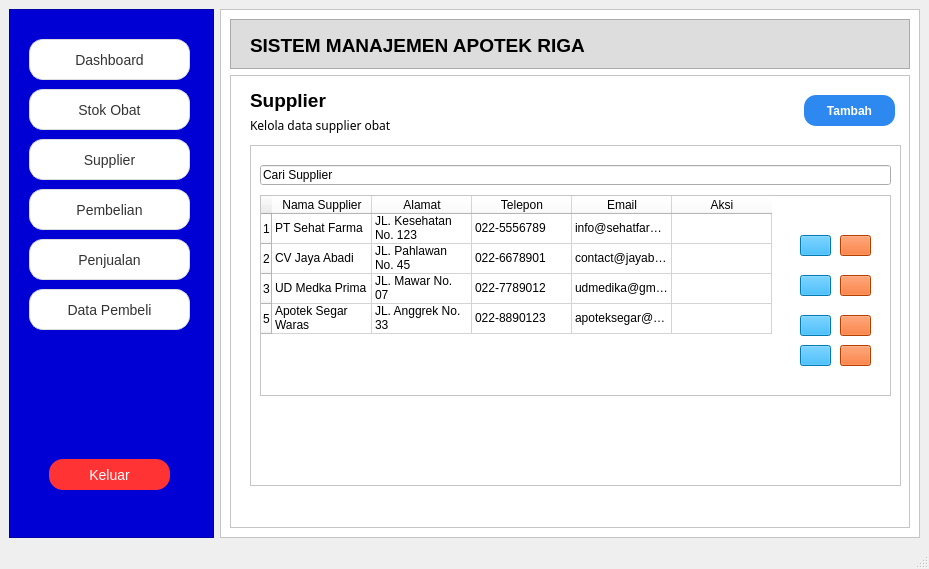
<?xml version="1.0" encoding="UTF-8"?>
<ui version="4.0">
 <class>MainWindow</class>
 <widget class="QMainWindow" name="MainWindow">
  <property name="geometry">
   <rect>
    <x>0</x>
    <y>0</y>
    <width>929</width>
    <height>569</height>
   </rect>
  </property>
  <property name="windowTitle">
   <string>MainWindow</string>
  </property>
  <widget class="QWidget" name="centralwidget">
   <layout class="QHBoxLayout" name="horizontalLayout">
    <item>
     <widget class="QFrame" name="frame">
      <property name="minimumSize">
       <size>
        <width>200</width>
        <height>200</height>
       </size>
      </property>
      <property name="styleSheet">
       <string notr="true">QFrame{
background-color:#0000d4
}</string>
      </property>
      <property name="frameShape">
       <enum>QFrame::StyledPanel</enum>
      </property>
      <property name="frameShadow">
       <enum>QFrame::Plain</enum>
      </property>
      <widget class="QPushButton" name="pushButton">
       <property name="geometry">
        <rect>
         <x>20</x>
         <y>30</y>
         <width>161</width>
         <height>41</height>
        </rect>
       </property>
       <property name="font">
        <font>
         <pointsize>-1</pointsize>
        </font>
       </property>
       <property name="styleSheet">
        <string notr="true">QPushButton {
    background-color: #ffffff;
    color: #333333;
    font-size: 14px;
    padding: 10px 18px;
    border-radius: 14px;
    border: 1px solid #dcdcdc;

    /* Shadow halus */
    box-shadow: 0px 2px 6px rgba(0, 0, 0, 40);
}

QPushButton:hover {
    background-color: #f9f9f9;
    border: 1px solid #c8c8c8;
}

QPushButton:pressed {
    background-color: #f0f0f0;
    box-shadow: none;  /* shadow hilang saat ditekan */
    border: 1px solid #bababa;
}
</string>
       </property>
       <property name="text">
        <string>Dashboard</string>
       </property>
       <property name="icon">
        <iconset>
         <normaloff>../../Downloads/dashboard.png</normaloff>../../Downloads/dashboard.png</iconset>
       </property>
      </widget>
      <widget class="QPushButton" name="pushButton_8">
       <property name="geometry">
        <rect>
         <x>20</x>
         <y>80</y>
         <width>161</width>
         <height>41</height>
        </rect>
       </property>
       <property name="font">
        <font>
         <pointsize>-1</pointsize>
        </font>
       </property>
       <property name="styleSheet">
        <string notr="true">QPushButton {
    background-color: #ffffff;
    color: #333333;
    font-size: 14px;
    padding: 10px 18px;
    border-radius: 14px;
    border: 1px solid #dcdcdc;

    /* Shadow halus */
    box-shadow: 0px 2px 6px rgba(0, 0, 0, 40);
}

QPushButton:hover {
    background-color: #f9f9f9;
    border: 1px solid #c8c8c8;
}

QPushButton:pressed {
    background-color: #f0f0f0;
    box-shadow: none;  /* shadow hilang saat ditekan */
    border: 1px solid #bababa;
}
</string>
       </property>
       <property name="text">
        <string>Stok Obat</string>
       </property>
       <property name="icon">
        <iconset>
         <normaloff>../../Downloads/medicine.png</normaloff>../../Downloads/medicine.png</iconset>
       </property>
      </widget>
      <widget class="QPushButton" name="pushButton_2">
       <property name="geometry">
        <rect>
         <x>20</x>
         <y>130</y>
         <width>161</width>
         <height>41</height>
        </rect>
       </property>
       <property name="font">
        <font>
         <pointsize>-1</pointsize>
        </font>
       </property>
       <property name="styleSheet">
        <string notr="true">QPushButton {
    background-color: #ffffff;
    color: #333333;
    font-size: 14px;
    padding: 10px 18px;
    border-radius: 14px;
    border: 1px solid #dcdcdc;

    /* Shadow halus */
    box-shadow: 0px 2px 6px rgba(0, 0, 0, 40);
}

QPushButton:hover {
    background-color: #f9f9f9;
    border: 1px solid #c8c8c8;
}

QPushButton:pressed {
    background-color: #f0f0f0;
    box-shadow: none;  /* shadow hilang saat ditekan */
    border: 1px solid #bababa;
}
</string>
       </property>
       <property name="text">
        <string>Supplier</string>
       </property>
       <property name="icon">
        <iconset>
         <normaloff>../../Downloads/supplier.png</normaloff>../../Downloads/supplier.png</iconset>
       </property>
      </widget>
      <widget class="QPushButton" name="pushButton_3">
       <property name="geometry">
        <rect>
         <x>20</x>
         <y>180</y>
         <width>161</width>
         <height>41</height>
        </rect>
       </property>
       <property name="font">
        <font>
         <pointsize>-1</pointsize>
        </font>
       </property>
       <property name="styleSheet">
        <string notr="true">QPushButton {
    background-color: #ffffff;
    color: #333333;
    font-size: 14px;
    padding: 10px 18px;
    border-radius: 14px;
    border: 1px solid #dcdcdc;

    /* Shadow halus */
    box-shadow: 0px 2px 6px rgba(0, 0, 0, 40);
}

QPushButton:hover {
    background-color: #f9f9f9;
    border: 1px solid #c8c8c8;
}

QPushButton:pressed {
    background-color: #f0f0f0;
    box-shadow: none;  /* shadow hilang saat ditekan */
    border: 1px solid #bababa;
}
</string>
       </property>
       <property name="text">
        <string>Pembelian</string>
       </property>
       <property name="icon">
        <iconset>
         <normaloff>../../Downloads/grocery-store.png</normaloff>../../Downloads/grocery-store.png</iconset>
       </property>
      </widget>
      <widget class="QPushButton" name="pushButton_5">
       <property name="geometry">
        <rect>
         <x>20</x>
         <y>230</y>
         <width>161</width>
         <height>41</height>
        </rect>
       </property>
       <property name="font">
        <font>
         <pointsize>-1</pointsize>
        </font>
       </property>
       <property name="styleSheet">
        <string notr="true">QPushButton {
    background-color: #ffffff;
    color: #333333;
    font-size: 14px;
    padding: 10px 18px;
    border-radius: 14px;
    border: 1px solid #dcdcdc;

    /* Shadow halus */
    box-shadow: 0px 2px 6px rgba(0, 0, 0, 40);
}

QPushButton:hover {
    background-color: #f9f9f9;
    border: 1px solid #c8c8c8;
}

QPushButton:pressed {
    background-color: #f0f0f0;
    box-shadow: none;  /* shadow hilang saat ditekan */
    border: 1px solid #bababa;
}
</string>
       </property>
       <property name="text">
        <string>Penjualan</string>
       </property>
       <property name="icon">
        <iconset>
         <normaloff>../../Downloads/sales.png</normaloff>../../Downloads/sales.png</iconset>
       </property>
      </widget>
      <widget class="QPushButton" name="pushButton_4">
       <property name="geometry">
        <rect>
         <x>20</x>
         <y>280</y>
         <width>161</width>
         <height>41</height>
        </rect>
       </property>
       <property name="font">
        <font>
         <pointsize>-1</pointsize>
        </font>
       </property>
       <property name="styleSheet">
        <string notr="true">QPushButton {
    background-color: #ffffff;
    color: #333333;
    font-size: 14px;
    padding: 10px 18px;
    border-radius: 14px;
    border: 1px solid #dcdcdc;

    /* Shadow halus */
    box-shadow: 0px 2px 6px rgba(0, 0, 0, 40);
}

QPushButton:hover {
    background-color: #f9f9f9;
    border: 1px solid #c8c8c8;
}

QPushButton:pressed {
    background-color: #f0f0f0;
    box-shadow: none;  /* shadow hilang saat ditekan */
    border: 1px solid #bababa;
}
</string>
       </property>
       <property name="text">
        <string>Data Pembeli</string>
       </property>
       <property name="icon">
        <iconset>
         <normaloff>../../Downloads/exploratory-analysis.png</normaloff>../../Downloads/exploratory-analysis.png</iconset>
       </property>
      </widget>
      <widget class="QPushButton" name="pushButton_6">
       <property name="geometry">
        <rect>
         <x>40</x>
         <y>450</y>
         <width>121</width>
         <height>31</height>
        </rect>
       </property>
       <property name="font">
        <font>
         <pointsize>-1</pointsize>
        </font>
       </property>
       <property name="styleSheet">
        <string notr="true">QPushButton {
    background-color: #ff3333;
    color: white;
    font-size: 14px;
    padding: 10px 18px;
    border-radius: 14px;
    border: none;

    /* Glow merah */
    box-shadow: 0 0 10px rgba(255, 50, 50, 180);
}

QPushButton:hover {
    background-color: #e62828;
    box-shadow: 0 0 14px rgba(255, 50, 50, 220);
}

QPushButton:pressed {
    background-color: #c71f1f;
    box-shadow: none;
}
</string>
       </property>
       <property name="text">
        <string>Keluar</string>
       </property>
      </widget>
     </widget>
    </item>
    <item>
     <widget class="QFrame" name="frame_2">
      <property name="minimumSize">
       <size>
        <width>700</width>
        <height>500</height>
       </size>
      </property>
      <property name="styleSheet">
       <string notr="true">QFrame{
background-color:#ffffff
}</string>
      </property>
      <property name="frameShape">
       <enum>QFrame::StyledPanel</enum>
      </property>
      <property name="frameShadow">
       <enum>QFrame::Raised</enum>
      </property>
      <layout class="QVBoxLayout" name="verticalLayout">
       <item>
        <widget class="QFrame" name="frame_3">
         <property name="minimumSize">
          <size>
           <width>0</width>
           <height>50</height>
          </size>
         </property>
         <property name="maximumSize">
          <size>
           <width>16777215</width>
           <height>50</height>
          </size>
         </property>
         <property name="styleSheet">
          <string notr="true">QFrame{
background-color:#dddddd}</string>
         </property>
         <property name="frameShape">
          <enum>QFrame::StyledPanel</enum>
         </property>
         <property name="frameShadow">
          <enum>QFrame::Plain</enum>
         </property>
         <widget class="QLabel" name="label">
          <property name="geometry">
           <rect>
            <x>20</x>
            <y>16</y>
            <width>381</width>
            <height>20</height>
           </rect>
          </property>
          <property name="font">
           <font>
            <pointsize>14</pointsize>
            <weight>75</weight>
            <bold>true</bold>
           </font>
          </property>
          <property name="text">
           <string>SISTEM MANAJEMEN APOTEK RIGA</string>
          </property>
         </widget>
        </widget>
       </item>
       <item>
        <widget class="QFrame" name="frame_4">
         <property name="frameShape">
          <enum>QFrame::StyledPanel</enum>
         </property>
         <property name="frameShadow">
          <enum>QFrame::Plain</enum>
         </property>
         <widget class="QPushButton" name="pushButton_7">
          <property name="geometry">
           <rect>
            <x>574</x>
            <y>20</y>
            <width>91</width>
            <height>31</height>
           </rect>
          </property>
          <property name="font">
           <font>
            <pointsize>9</pointsize>
            <weight>75</weight>
            <bold>true</bold>
           </font>
          </property>
          <property name="styleSheet">
           <string notr="true">QPushButton {
    background-color: #2d89ef;
    color: white;
    padding: 8px 12px;
    border: none;
    border-radius: 12px;
}

QPushButton:hover {
    background-color: #1e5fbf;
}
</string>
          </property>
          <property name="text">
           <string>Tambah</string>
          </property>
          <property name="icon">
           <iconset>
            <normaloff>../../Downloads/plus.png</normaloff>../../Downloads/plus.png</iconset>
          </property>
         </widget>
         <widget class="QLabel" name="label_2">
          <property name="geometry">
           <rect>
            <x>20</x>
            <y>10</y>
            <width>171</width>
            <height>31</height>
           </rect>
          </property>
          <property name="font">
           <font>
            <pointsize>14</pointsize>
            <weight>75</weight>
            <bold>true</bold>
           </font>
          </property>
          <property name="text">
           <string>Supplier</string>
          </property>
         </widget>
         <widget class="QLabel" name="label_3">
          <property name="geometry">
           <rect>
            <x>20</x>
            <y>40</y>
            <width>191</width>
            <height>21</height>
           </rect>
          </property>
          <property name="font">
           <font>
            <family>MS Reference Sans Serif</family>
            <weight>50</weight>
            <bold>false</bold>
           </font>
          </property>
          <property name="text">
           <string>Kelola data supplier obat</string>
          </property>
         </widget>
         <widget class="QFrame" name="frame_5">
          <property name="geometry">
           <rect>
            <x>20</x>
            <y>70</y>
            <width>651</width>
            <height>341</height>
           </rect>
          </property>
          <property name="frameShape">
           <enum>QFrame::StyledPanel</enum>
          </property>
          <property name="frameShadow">
           <enum>QFrame::Raised</enum>
          </property>
          <widget class="QLineEdit" name="lineEdit">
           <property name="geometry">
            <rect>
             <x>10</x>
             <y>20</y>
             <width>631</width>
             <height>20</height>
            </rect>
           </property>
           <property name="text">
            <string>Cari Supplier</string>
           </property>
          </widget>
          <widget class="QTableWidget" name="tableWidget">
           <property name="geometry">
            <rect>
             <x>10</x>
             <y>50</y>
             <width>631</width>
             <height>201</height>
            </rect>
           </property>
           <row>
            <property name="text">
             <string>1</string>
            </property>
           </row>
           <row>
            <property name="text">
             <string>2</string>
            </property>
           </row>
           <row>
            <property name="text">
             <string>3</string>
            </property>
           </row>
           <row>
            <property name="text">
             <string>5</string>
            </property>
           </row>
           <column>
            <property name="text">
             <string>Nama Supplier</string>
            </property>
           </column>
           <column>
            <property name="text">
             <string>Alamat</string>
            </property>
           </column>
           <column>
            <property name="text">
             <string>Telepon</string>
            </property>
           </column>
           <column>
            <property name="text">
             <string>Email</string>
            </property>
           </column>
           <column>
            <property name="text">
             <string>Aksi</string>
            </property>
           </column>
           <item row="0" column="0">
            <property name="text">
             <string>PT Sehat Farma</string>
            </property>
           </item>
           <item row="0" column="1">
            <property name="text">
             <string>JL. Kesehatan No. 123</string>
            </property>
           </item>
           <item row="0" column="2">
            <property name="text">
             <string>022-5556789</string>
            </property>
           </item>
           <item row="0" column="3">
            <property name="text">
             <string>info@sehatfarma.co.id</string>
            </property>
           </item>
           <item row="1" column="0">
            <property name="text">
             <string>CV Jaya Abadi</string>
            </property>
           </item>
           <item row="1" column="1">
            <property name="text">
             <string>JL. Pahlawan No. 45</string>
            </property>
           </item>
           <item row="1" column="2">
            <property name="text">
             <string>022-6678901</string>
            </property>
           </item>
           <item row="1" column="3">
            <property name="text">
             <string>contact@jayabadi.com</string>
            </property>
           </item>
           <item row="2" column="0">
            <property name="text">
             <string>UD Medka Prima</string>
            </property>
           </item>
           <item row="2" column="1">
            <property name="text">
             <string>JL. Mawar No. 07</string>
            </property>
           </item>
           <item row="2" column="2">
            <property name="text">
             <string>022-7789012</string>
            </property>
           </item>
           <item row="2" column="3">
            <property name="text">
             <string>udmedika@gmail.com</string>
            </property>
           </item>
           <item row="3" column="0">
            <property name="text">
             <string>Apotek Segar Waras</string>
            </property>
           </item>
           <item row="3" column="1">
            <property name="text">
             <string>JL. Anggrek No. 33</string>
            </property>
           </item>
           <item row="3" column="2">
            <property name="text">
             <string>022-8890123</string>
            </property>
           </item>
           <item row="3" column="3">
            <property name="text">
             <string>apoteksegar@gmail.com</string>
            </property>
           </item>
          </widget>
          <widget class="QPushButton" name="pushButton_9">
           <property name="geometry">
            <rect>
             <x>550</x>
             <y>90</y>
             <width>31</width>
             <height>21</height>
            </rect>
           </property>
           <property name="styleSheet">
            <string notr="true">background-color: rgb(0, 170, 255);</string>
           </property>
           <property name="text">
            <string/>
           </property>
           <property name="icon">
            <iconset>
             <normaloff>../../write_17964667.png</normaloff>../../write_17964667.png</iconset>
           </property>
          </widget>
          <widget class="QPushButton" name="pushButton_10">
           <property name="geometry">
            <rect>
             <x>590</x>
             <y>90</y>
             <width>31</width>
             <height>21</height>
            </rect>
           </property>
           <property name="styleSheet">
            <string notr="true">background-color: rgb(255, 85, 0);</string>
           </property>
           <property name="text">
            <string/>
           </property>
           <property name="icon">
            <iconset>
             <normaloff>../../remove_7855869.png</normaloff>../../remove_7855869.png</iconset>
           </property>
          </widget>
          <widget class="QPushButton" name="pushButton_11">
           <property name="geometry">
            <rect>
             <x>550</x>
             <y>130</y>
             <width>31</width>
             <height>21</height>
            </rect>
           </property>
           <property name="styleSheet">
            <string notr="true">background-color: rgb(0, 170, 255);</string>
           </property>
           <property name="text">
            <string/>
           </property>
           <property name="icon">
            <iconset>
             <normaloff>../../write_17964667.png</normaloff>../../write_17964667.png</iconset>
           </property>
          </widget>
          <widget class="QPushButton" name="pushButton_12">
           <property name="geometry">
            <rect>
             <x>550</x>
             <y>170</y>
             <width>31</width>
             <height>21</height>
            </rect>
           </property>
           <property name="styleSheet">
            <string notr="true">background-color: rgb(0, 170, 255);</string>
           </property>
           <property name="text">
            <string/>
           </property>
           <property name="icon">
            <iconset>
             <normaloff>../../write_17964667.png</normaloff>../../write_17964667.png</iconset>
           </property>
          </widget>
          <widget class="QPushButton" name="pushButton_13">
           <property name="geometry">
            <rect>
             <x>550</x>
             <y>200</y>
             <width>31</width>
             <height>21</height>
            </rect>
           </property>
           <property name="styleSheet">
            <string notr="true">background-color: rgb(0, 170, 255);</string>
           </property>
           <property name="text">
            <string/>
           </property>
           <property name="icon">
            <iconset>
             <normaloff>../../write_17964667.png</normaloff>../../write_17964667.png</iconset>
           </property>
          </widget>
          <widget class="QPushButton" name="pushButton_14">
           <property name="geometry">
            <rect>
             <x>590</x>
             <y>130</y>
             <width>31</width>
             <height>21</height>
            </rect>
           </property>
           <property name="styleSheet">
            <string notr="true">background-color: rgb(255, 85, 0);</string>
           </property>
           <property name="text">
            <string/>
           </property>
           <property name="icon">
            <iconset>
             <normaloff>../../remove_7855869.png</normaloff>../../remove_7855869.png</iconset>
           </property>
          </widget>
          <widget class="QPushButton" name="pushButton_15">
           <property name="geometry">
            <rect>
             <x>590</x>
             <y>170</y>
             <width>31</width>
             <height>21</height>
            </rect>
           </property>
           <property name="styleSheet">
            <string notr="true">background-color: rgb(255, 85, 0);</string>
           </property>
           <property name="text">
            <string/>
           </property>
           <property name="icon">
            <iconset>
             <normaloff>../../remove_7855869.png</normaloff>../../remove_7855869.png</iconset>
           </property>
          </widget>
          <widget class="QPushButton" name="pushButton_16">
           <property name="geometry">
            <rect>
             <x>590</x>
             <y>200</y>
             <width>31</width>
             <height>21</height>
            </rect>
           </property>
           <property name="styleSheet">
            <string notr="true">background-color: rgb(255, 85, 0);</string>
           </property>
           <property name="text">
            <string/>
           </property>
           <property name="icon">
            <iconset>
             <normaloff>../../remove_7855869.png</normaloff>../../remove_7855869.png</iconset>
           </property>
          </widget>
         </widget>
        </widget>
       </item>
      </layout>
     </widget>
    </item>
   </layout>
  </widget>
  <widget class="QMenuBar" name="menubar">
   <property name="geometry">
    <rect>
     <x>0</x>
     <y>0</y>
     <width>929</width>
     <height>26</height>
    </rect>
   </property>
  </widget>
  <widget class="QStatusBar" name="statusbar"/>
 </widget>
 <resources/>
 <connections/>
</ui>
